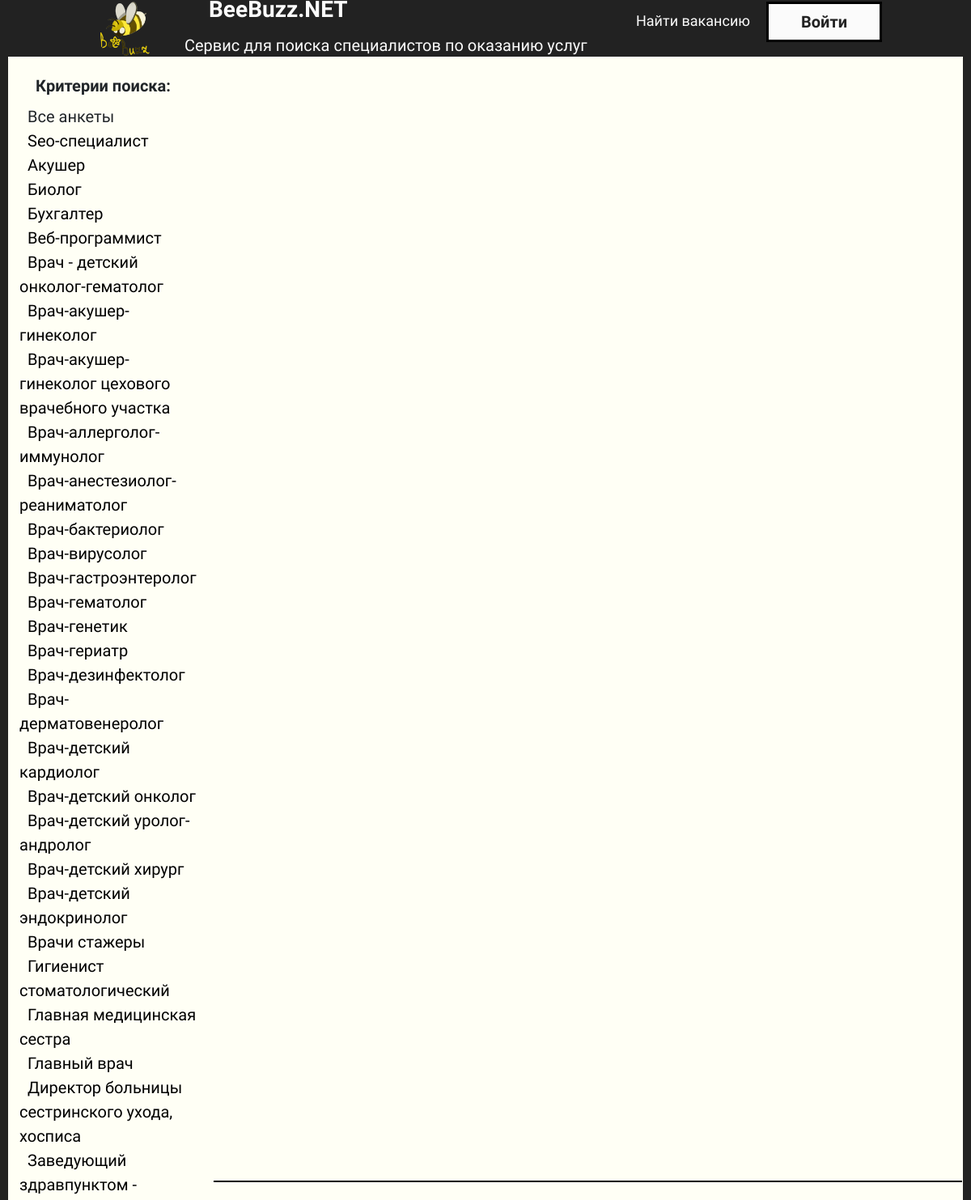
/main/ (upper part), run on the app's committed database.
### main/models.py (models this page shows, shortened)
class Lang_categori(models.Model):
    Tittle = models.CharField('Специальность',max_length=150)
    MainCategory = models.ForeignKey('Main_categori', on_delete=models.CASCADE, verbose_name="Категория софта")
    def __str__(self):
        return self.Tittle
    def get_absolute_url(self):
       return reverse('lang_cat', kwargs = {'lang_cat_id': self.pk})
    class Meta:
        verbose_name = "Специальности"
        verbose_name_plural = "Специальности"
        ordering = ['Tittle']

class Anketa(models.Model):
    Tittle = models.CharField('Название анкеты',max_length=100)
    Text = models.TextField('Текст анкеты',max_length=1000)
    Photo = models.ImageField('Фотография',upload_to="photos/%Y/%m/%d/")
    Lang_cat = models.ForeignKey('Lang_categori',on_delete=models.CASCADE,verbose_name="Язык программирования")
    Author = models.ForeignKey(User, on_delete=models.CASCADE,blank=True, verbose_name="Автор анкеты",null=True)
    Place = models.CharField('Место оказания услуг', max_length=100,null=True)
    Price = models.CharField('Стоимость оказания услуг',max_length=100,null=True)
    Time = models.CharField('Сроки оказания услуг',max_length=50,null=True)
    class Meta:
        verbose_name = "Анкеты пользователей"
        verbose_name_plural = "Анкеты пользователей"
        ordering = ['Tittle']

### main/views.py (the view, shortened to what this page needs)
# urls.py: path('main/',MainView.as_view(), name = 'main'),
class MainView(CreateView): # new
    model = Anketa
    form_class = OtklForm
    template_name = 'main/mainsheet.html'
    success_url = reverse_lazy('main')
    def get(self,request):
        anketas =  Anketa.objects.all()
        lang_cat = Lang_categori.objects.all()
        form = OtklForm
        context = {
            'anketas':anketas,
            'lang_cat':lang_cat,
            'form':form,
            'soft_cat_selected': 0,
            'lang_cat_selected': 0,
        }
        return render(request, 'main/mainsheet.html',context)

### main/templatetags/auth_extras.py (called while the page is built)
@register.filter(name='has_group')
def has_group(user, group_name):
    group = Group.objects.get(name=group_name)
    return True if group in user.groups.all() else False

### main/templates/main/mainsheet.html (shortened to what this page needs)
{% load static %}
{% load auth_extras %}
<!DOCTYPE html>
<html lang="ru">
<head>
    <link rel="stylesheet" href="libs/bootstrap-reboot.min.css">
    <link rel="stylesheet" href="libs/bootstrap-grid.min.css">
    <link rel="stylesheet" href="{% static 'main/css/mainsheet_1.css' %}">
</head>
<body>
    <header>
        <div class="logo">
            <table>
                <tr>
                    <td>
                        <a href="{% url 'start' %}"><img src="{% static 'main/images/startsheet_2.png' %}" id="logotip" alt="" width="70" /></a>
                    </td>
                    <td>
                        <div class="namelogo"><label>BeeBuzz.NET</label></div>
                        <div class="namelogo2"><label>Сервис для поиска специалистов по оказанию услуг</label></div>
                    </td>
                </tr>
            </table>
        </div>
        <div class="text-sh">
            <ul>
                <li><a href="{% url 'main' %}">Найти вакансию</a></li>
                {% if request.user.is_authenticated %}
                <li><a id="login" href="{% url 'prof' %}">Профиль</a></li>
                {% else %}
                <li><a id="login" href="{% url 'log' %}">Войти</a></li>
                {% endif %}
            </ul>
        </div>
    </header>
    <table style="padding-bottom: 40px;">
        <tr>
            <td id="tdfirst" valign="top" style="list-style-type: none; font-size: 20px; text-indent: 10px;">
                <label align="center" style="text-align: center; font-weight: bold;">Критерии поиска:</label>
                {% if soft_cat_selected == 0 and lang_cat_selected == 0 %}
                    <li >Все анкеты</li>
                {% else %}
                    <li><a href="{% url 'main' %}" style="color: black; ">Все анкеты</a></li>
                {% endif %}
                {% for c in lang_cat %}
                    {% if c.pk == lang_cat_selected %}
                        <li>{{c.Tittle}}</li>
                    {% else %}
                        <li><a href="{{ c.get_absolute_url }}" style="color: black;">{{c.Tittle}}</a> </li>
                    {% endif %}
                {% endfor %}
            </td>
            <td>
                <table >
                        {% for el in anketas %}
                            <table>
                                <tr>
                                    <td>
                                    </td>
                                    <td valign="top">
                                    </td>
                                    <hr style="border: 1px solid black;">
                                </tr>
                            </table>
                        {% endfor %}
                </table>
            </td>
        </tr>
    </table>
</body>
</html>

### main/static/main/css/mainsheet_1.css (style rules this page uses)
body { margin: 0; background-color: rgb(255, 255, 245); font-family: 'Sofia Sans Condensed', sans-serif; border-left: 10px solid #222222; border-right: 10px solid #222222; }
#tdfirst { float: left; width: 230px; padding: 5x; margin: 20px 10px 30px 13px; }
#logotip { margin-left: 100px; }
.namelogo { font-size: 28px; margin-left: 65px; font-weight: bold; color: #fbfbfb; }
.namelogo2 { font-size: 20px; margin-left: 35px; color: #fbfbfb; }
header { display: flex; justify-content: space-between; align-items: center; background-color: #222222; padding: 10px; width: auto; height: 70px; }
.text-sh ul { list-style: none; margin-right: 70px; padding: 0; display: flex; }
.text-sh li { margin-right: 20px; }
.text-sh a { font-size: 18px; color: #fbfbfb; text-decoration: none; }
#login { font-size: 20px; color: #222222; font-weight: bold; padding: 10px 40px 10px 40px; background-color: #fbfbfb; border: 3px solid black; }

### data on the page
Lang_categori: Tittle "Seo-специалист"
Lang_categori: Tittle "Акушер"
Lang_categori: Tittle "Биолог"
Lang_categori: Tittle "Бухгалтер"
Lang_categori: Tittle "Веб-программист"
Lang_categori: Tittle "Врач - детский онколог-гематолог"
Lang_categori: Tittle "Врач-акушер-гинеколог"
Lang_categori: Tittle "Врач-акушер-гинеколог цехового врачебного участка"
Lang_categori: Tittle "Врач-аллерголог-иммунолог"
Lang_categori: Tittle "Врач-анестезиолог-реаниматолог"
Lang_categori: Tittle "Врач-бактериолог"
Lang_categori: Tittle "Врач-вирусолог"
Lang_categori: Tittle "Врач-гастроэнтеролог"
Lang_categori: Tittle "Врач-гематолог"
Lang_categori: Tittle "Врач-генетик"
Lang_categori: Tittle "Врач-гериатр"
Lang_categori: Tittle "Врач-дезинфектолог"
Lang_categori: Tittle "Врач-дерматовенеролог"
Lang_categori: Tittle "Врач-детский кардиолог"
Lang_categori: Tittle "Врач-детский онколог"
Lang_categori: Tittle "Врач-детский уролог-андролог"
Lang_categori: Tittle "Врач-детский хирург"
Lang_categori: Tittle "Врач-детский эндокринолог"
Lang_categori: Tittle "Врачи стажеры"
Lang_categori: Tittle "Гигиенист стоматологический"
Lang_categori: Tittle "Главная медицинская сестра"
Lang_categori: Tittle "Главный врач"
Lang_categori: Tittle "Директор больницы сестринского ухода, хосписа"
